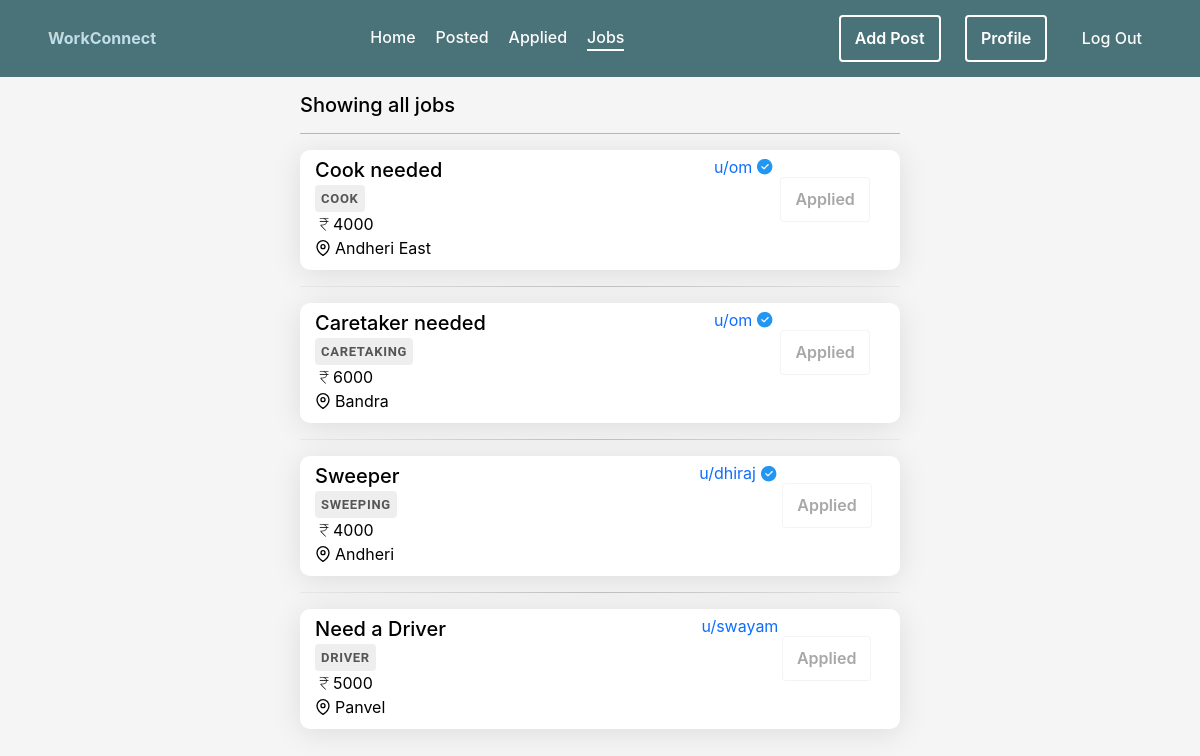
/newco/listings (signed in), run on the app's committed database.
### project/newco/models.py (models this page shows, shortened)
class Job(models.Model):
    user = models.ForeignKey(User,on_delete=models.CASCADE)
    title = models.CharField(max_length=255)
    description = models.TextField()
    job_specification = models.CharField(default=None,max_length=255)
    salary = models.CharField(max_length=32)
    location = models.CharField(max_length=32)
    people_applied = models.IntegerField(default=0)
    applied = models.ManyToManyField(User,related_name='users_applied',blank=True)

### project/newco/views.py (the view)
# urls.py: path('listings',views.listings,name='listings'),
@login_required
def listings(request: HttpRequest,filterby=None):
    jobs = Job.objects.all()
    title = request.POST.get('jobtitle','').strip()
    location = request.POST.get('location','').strip()
    if title and location:
        jobs = jobs.filter(job_specification=title.upper(),location=location)
    elif title or location:
        if title:
            jobs = jobs.filter(job_specification=title.upper())
        if location:
            jobs = jobs.filter(location=location)
    searched = False
    if jobs.count() == 0:
        jobs = None
    else:
        searched = jobs.count()!=Job.objects.count()
    return render(request, 'newco/listings.html', {'jobs': jobs,'searched':searched})

### newco/templates/newco/listings.html (shortened to what this page needs)
{% extends 'newco/layout.html' %}
{% block body %}
{% if jobs %}
    <div class="w-100 h-auto center">
        <div class="w-50 d-block m-3">
            {% if searched %}
                <div class="h5">Your Search returned {{ jobs.count }} Results </div>
            {% else %}
                <div class="h5">Showing all jobs</div>
            {% endif %}
            <hr>
            {% for job in jobs %}
                <a href="post/{{ job.id }}" class="w-100">
                    <div class="post form w-100 flex-row nothover" >
                        <div class="d-inline-flex flex-column w-100" style="justify-content: space-evenly;">
                            <div class="w-100 lead" style="font-weight: 500;">{{ job.title }}</div>
                            <div class="job-spec">{{ job.job_specification }}</div>
                            <div class="w-100"><svg xmlns="http://www.w3.org/2000/svg" height="18" width="18" viewBox="50 -850 850 900" stroke-width="5" stroke="black"><path d="M540-172 306-416v-44h114q63 0 116-39.5T588-616H266v-28h320q-11-51-57-83.5T420-760H266v-28h428v28H528q33 17 57 48.5t29 67.5h80v28h-78q2 85-58 134.5T420-432h-90l249 260h-39Z"/></svg>{{ job.salary }}</div>
                            <div class="w-100">{{ job.location }}</div>
                        </div>
                </a>
                    {% if job.user.username != request.user.username %}
                        <div class="d-inline-flex flex-row" style="gap: 5px;height: 25px; transition: all 0.3s;">
                            <a href="{% url 'profile' job.user.username %}" class="a-hover">u/{{ job.user.username }}</a>
                        </div>
                        <div class="w-25 center" style="height: 90px;">
                            {% if request.user not in job.applied.all %}
                                <a href="post/apply/{{ job.id }}">
                                    <button type="button">Apply</button>
                                </a>
                            {% else %}
                                <button type="button" disabled style="opacity: 0.4;cursor: not-allowed">Applied</button>
                            {% endif %}
                            </div>
                    {% else %}
                        <div class="d-inline-flex flex-row" style="height: 25px; transition: all 0.3s;">
                            <a href="{% url 'profile' job.user.username %}" class="a-hover">you</a>
                        </div>
                    {% endif %}
                </div>
                <hr class="hr">
            {% endfor %}
{% elif not searched %}
<div class="w-100 h-75 center">
    <div class="display-6 h1">Couldn't find the job you requested</div>
</div>
{% else %}
<div class="w-100 h-75 center">
    <div class="display-6 h1">No jobs posted yet</div>
</div>
{% endif %}
{% endblock %}

### newco/templates/newco/layout.html (shortened to what this page needs)
{% load static %}
<html lang="en">
<head>
    <link href="https://cdn.jsdelivr.net/npm/bootstrap@5.3.2/dist/css/bootstrap.min.css" rel="stylesheet">
    <link rel="stylesheet" href="{% static 'newco/log.reg.styles.css' %}">
    <link rel="stylesheet" href="{% static 'newco/styles.css' %}">
</head>
<body>
    {% block nav-header %}
    <header>
        <div class="site-name" style="color: white;"><a href="{% url 'home' %}" style="color: white;">WorkConnect</a></div>
        <div class="navbar">
            <a class="navbar-item" href="{% url 'home' %}">Home</a>
            {% if user.is_authenticated %}
                <a class="navbar-item" href="{% url 'posted' %}">Posted</a>
                <a class="navbar-item" href="{% url 'applied' %}">Applied</a>
            {% endif %}
            <a class="navbar-item" href="{% url 'listings' %}">Jobs</a>
        </div>
        <div class="nav-buttons">
            {% block nav-icons %}
                {% if user.is_authenticated %}
                    <a href="{% url 'add-job' %}"><button>Add Post</button></a>
                    <a href="{% url 'profile' request.user.username %}"><button>Profile<div class="tooltiptext">{{ request.user.username }}</div></button></a>
                    <a href="{% url 'logout' %}" id="nav-logout-btn" class="navbar-item">Log Out</a>
                {% else %}
                    <a href="{% url 'register' %}"><button>Register</button></a>
                    <a href="{% url 'login' %}"><button>Log In</button></a>
                {% endif %}
            {% endblock %}
        </div>
    </header>
    {% endblock %}
    {% block body %}
    {% endblock %}
</body>
</html>

### project/newco/static/newco/log.reg.styles.css (style rules this page uses)
.form { width: 380px; height: 500px; display: flex; flex-direction: column; border-radius: 15px; background-color: white; box-shadow: 0 4px 30px rgba(0, 0, 0, 0.1); transition: .4s ease-in-out; }

### project/newco/static/newco/styles.css (style rules this page uses)
* { font-family: -apple-system, BlinkMacSystemFont, 'Segoe UI', Roboto, Oxygen, Ubuntu, Cantarell, 'Open Sans', 'Helvetica Neue', sans-serif; margin: 0; padding: 0; color: black; background-color: #f5f5f5; }
.center { display: flex; justify-content: center; align-items: center ; }
div { background: transparent; }
body { background-color: #f5f5f5; }
button { background-color: #FFFFFF; border: 1px solid rgba(0, 0, 0, 0.1); border-radius: .25rem; box-shadow: rgba(0, 0, 0, 0.02) 0 1px 3px 0; color: rgba(0, 0, 0, 0.85); cursor: pointer; display: inline-flex; font-size: 16px; font-weight: 600; justify-content: center; line-height: 1.05; min-height: 1rem; padding: calc(.875rem - 1px) calc(1.5rem - 10px); text-decoration: none; transition: all 250ms; user-select: none; -webkit-user-select: none; touch-action: manipulation; vertical-align: baseline; width: fit-content; }
a { text-decoration: none; background: transparent; }
.a-hover { transition: all 0.5s; border-bottom: 2px #0d6efd00 solid; }
header { display: flex; justify-content: space-between; align-items: center; padding: 15px 4%; color: black; background-color: #4a7279; }
.site-name { font-family: 'Tahoma', Verdana, sans-serif; font-weight: 700; transition: all 0.4s; background: linear-gradient(to bottom, #C7D1CA, #BCE7FD); background-clip: text; -webkit-text-fill-color: transparent; }
.navbar { background: transparent; color: black; padding: 0px 20px; }
.navbar-item { text-decoration: none; font-weight: 500; margin: 10px; background: transparent; color: rgba(255, 255, 255, 0.978); border-bottom: 2px #ffffff00 solid; transition: all 0.5s; }
.navbar-item-focus { border-bottom: 2px #ffffff solid; }
#nav-logout-btn { cursor: pointer; border-bottom: 2px rgba(255, 255, 255, 0) solid; transition: all 0.2s; }
.nav-buttons { background: transparent; }
.nav-buttons button { background-color:#afdfebb6; background-color:transparent; color: white; border:2px white solid; }
.nav-buttons a { cursor: default; }
.nav-buttons a button:first-child { margin-right: 20px; }
.bg-transparent, * { background: transparent; }
.post { background: white; height: 120px; transition: all 0.6s ease; border-radius: 10px; padding-top: 5px; padding-bottom: 25px; padding-right: 25px; padding-left: 15px; overflow: hidden; }
.hr { border: 0; height: 1px; background: #333; background-image: linear-gradient(to right, #ccc, #333, #ccc); }
.job-spec { width: fit-content; border-radius: 4px; z-index: 100; font-family: Roboto, Oxygen, Ubuntu, Cantarell, 'Open Sans', 'Helvetica Neue', sans-serif; font-weight: 600; position: relative; color: #555; margin-top: 10px; margin-bottom: 10px; background-color: #eee; display: inline; margin: 0; font-size: 13px; letter-spacing: 0.7px; padding: 4px 6px; text-transform: uppercase; text-decoration: none; transition: all .1s ease-in-out; }

### data on the page
Job: title "Cook needed", job_specification "COOK", salary "4000", location "Andheri East", user.username "om", shows "Applied"
Job: title "Caretaker needed", job_specification "CARETAKING", salary "6000", location "Bandra", user.username "om", shows "Applied"
Job: title "Sweeper", job_specification "SWEEPING", salary "4000", location "Andheri", user.username "dhiraj", shows "Applied"
Job: title "Need a Driver", job_specification "DRIVER", salary "5000", location "Panvel", user.username "swayam", shows "Applied"
